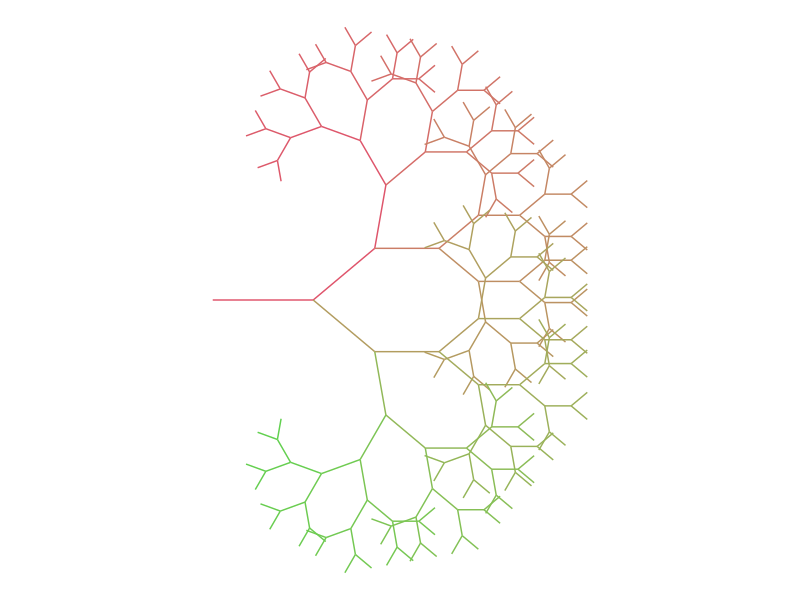
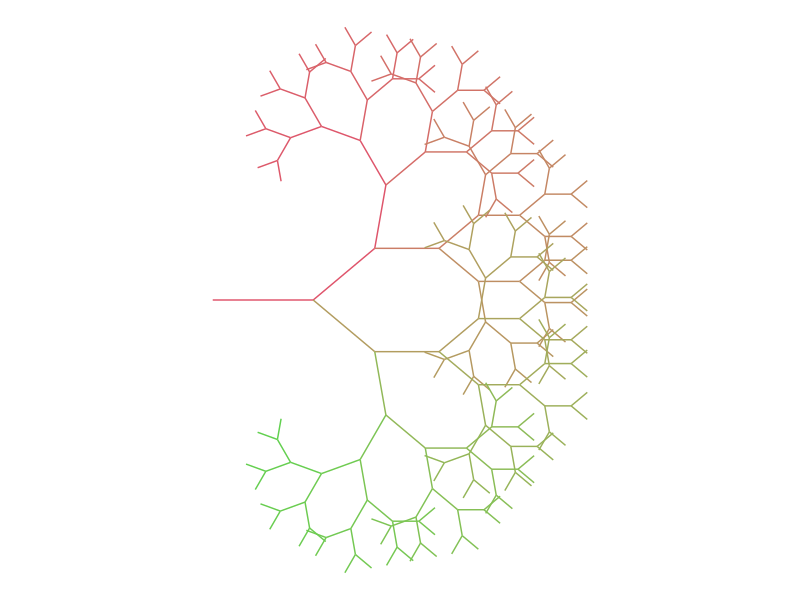

Reproduce these figures in R, in order.
#### code to plot arterial tree from weekly assignment 02 ####

setwd("~/git/cpp_biol_course")
#' load libs
library(tidyverse)

#' read data
data = read_csv("data_turtle_pos_p02_pratik.csv")

#' plot data
ggplot(data %>% filter(command != "R"), aes(x,y))+
geom_path(aes(group = step, col = as.numeric(step)))+
coord_equal()+
scale_colour_gradientn(colours = c(2,3))+
theme_void()+theme(legend.position = "none")

#' save ggplot
ggsave(filename = "p02_plot_pratik_arterial_tree.png", device = png()); dev.off()
